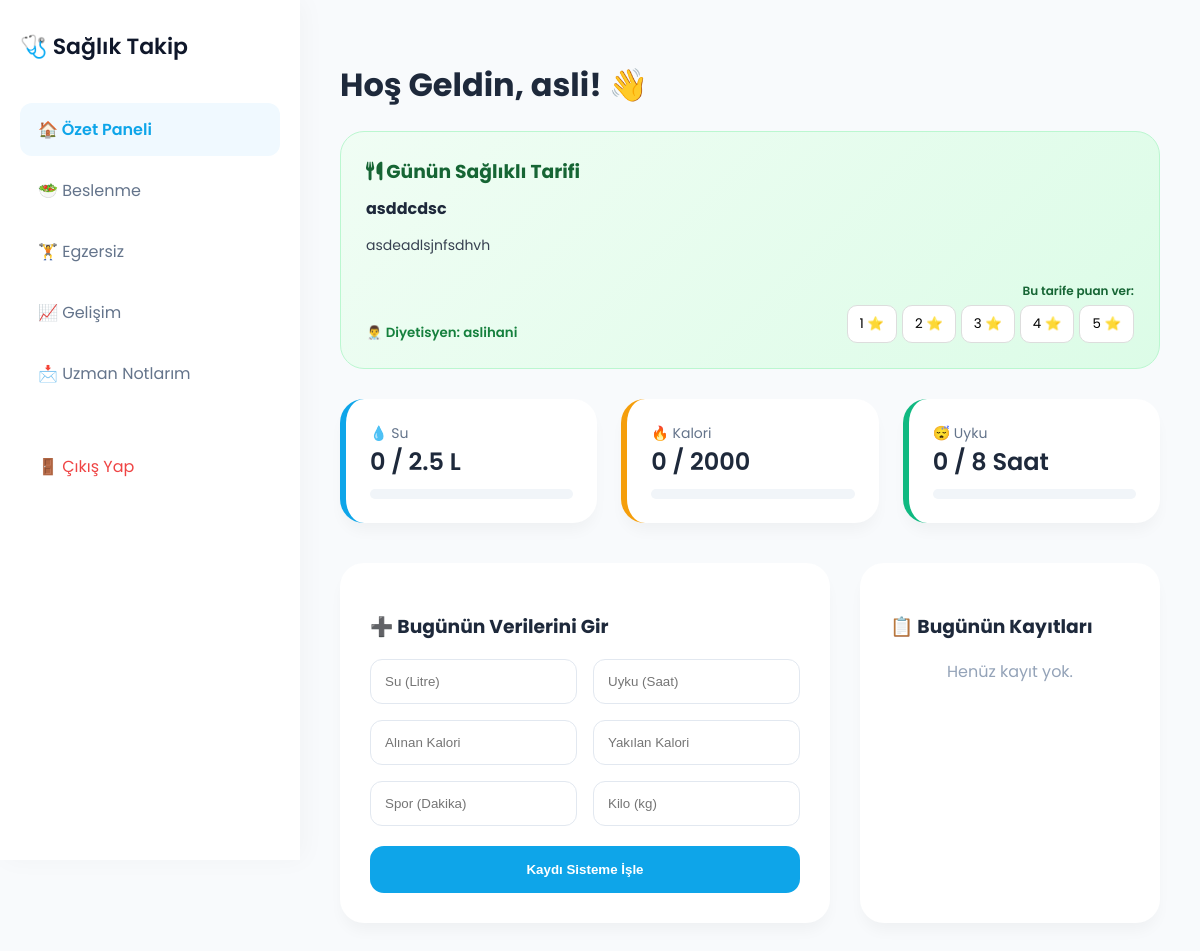
Before: /panel.php (signed in) with the older database file.
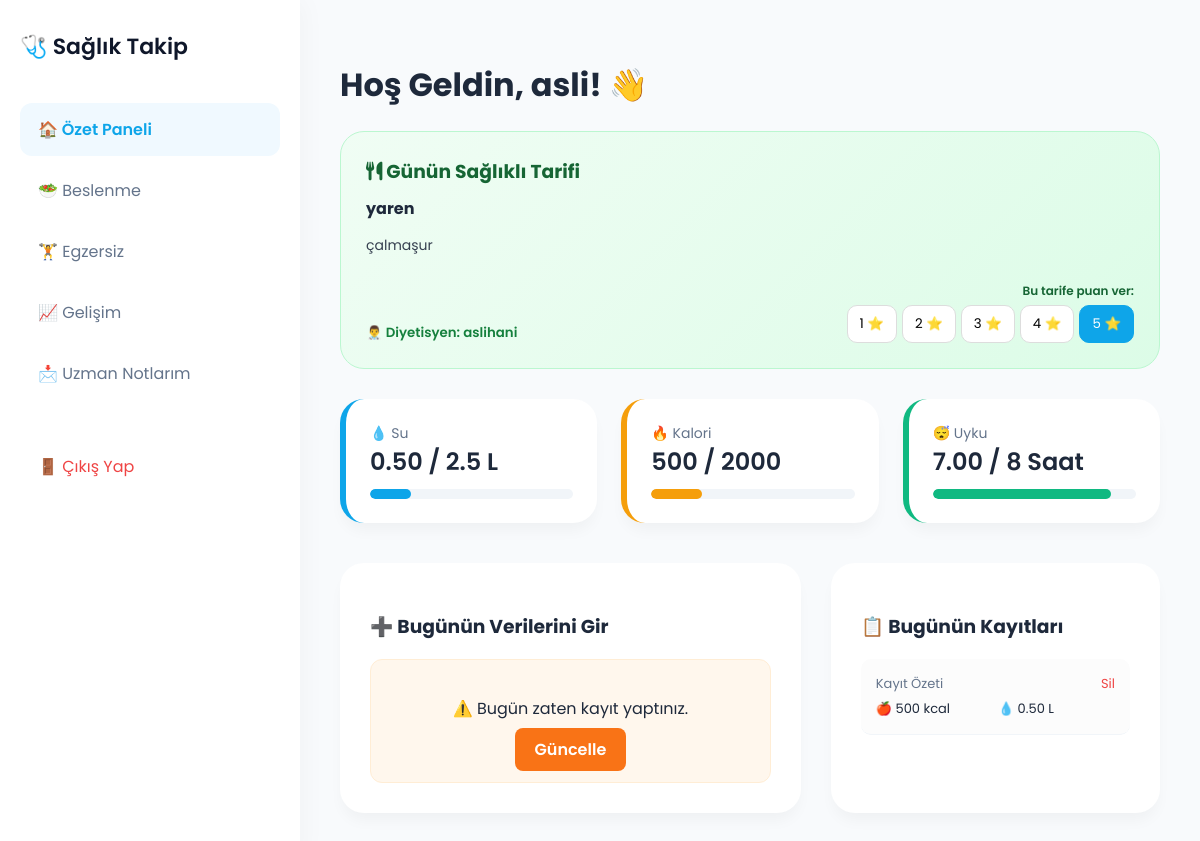
After: the same page with the newer database file.
### tables this page shows
CREATE TABLE `gunun_tarifi` (
  `id` int(11) NOT NULL,
  `diyetisyen_id` int(11) NOT NULL,
  `tarif_baslik` varchar(255) NOT NULL,
  `tarif_icerik` text NOT NULL,
  `ekleme_tarihi` timestamp NOT NULL DEFAULT current_timestamp()
);

CREATE TABLE `kullanicilar` (
  `id` int(11) NOT NULL,
  `ad_soyad` varchar(100) DEFAULT NULL,
  `kullanici_adi` varchar(50) NOT NULL,
  `email` varchar(100) DEFAULT NULL,
  `sifre` varchar(255) NOT NULL,
  `rol` enum('danışan','hoca','diyetisyen','admin') DEFAULT 'danışan',
  `diyetisyen_id` int(11) DEFAULT NULL,
  `hoca_id` int(11) DEFAULT NULL
);

CREATE TABLE `aktivite_kayitlari` (
  `id` int(11) NOT NULL,
  `user_id` int(11) DEFAULT NULL,
  `alinan_kalori` int(11) DEFAULT NULL,
  `yakilan_kalori` int(11) DEFAULT NULL,
  `su_miktari` decimal(4,2) DEFAULT NULL,
  `uyku_suresi` decimal(4,2) DEFAULT NULL,
  `guncel_kilo` decimal(5,2) DEFAULT NULL,
  `spor_suresi` int(11) DEFAULT NULL,
  `kayit_tarihi` date DEFAULT NULL,
  `yemek_detay` text DEFAULT NULL
);

### panel.php (the view, shortened to what the changed rows need)
<?php
include 'baglan.php';
$user_id = $_SESSION['user_id'];
$bugun = date('Y-m-d');
$tarif_sorgu = $conn->prepare("
    SELECT t.*, k.ad_soyad
    FROM gunun_tarifi t
    JOIN kullanicilar k ON t.diyetisyen_id = k.id
    ORDER BY t.id DESC LIMIT 1
");
$tarif_sorgu->execute();
$gunun_tarifi = $tarif_sorgu->fetch(PDO::FETCH_ASSOC);
$mevcut_puan = 0;
if ($gunun_tarifi) {
    $puan_cek = $conn->prepare("SELECT puan FROM tarif_puanlari WHERE tarif_id = ? AND user_id = ?");
    $puan_cek->execute([$gunun_tarifi['id'], $user_id]);
    $puan_veri = $puan_cek->fetch();
    if ($puan_veri) {
        $mevcut_puan = $puan_veri['puan'];
    }
}
$kontrol = $conn->prepare("SELECT id FROM aktivite_kayitlari WHERE user_id = ? AND kayit_tarihi = ?");
$kontrol->execute([$user_id, $bugun]);
$mevcut_kayit = $kontrol->fetch();
$sorgu = $conn->prepare("SELECT SUM(su_miktari) as t_su, SUM(alinan_kalori) as t_alinan, SUM(uyku_suresi) as t_uyku FROM aktivite_kayitlari WHERE user_id = ? AND kayit_tarihi = ?");
$sorgu->execute([$user_id, $bugun]);
$veri = $sorgu->fetch(PDO::FETCH_ASSOC);
$su = $veri['t_su'] ?? 0;
$alinan = $veri['t_alinan'] ?? 0;
$uyku = $veri['t_uyku'] ?? 0;
?>
<!DOCTYPE html>
<html lang="tr">
<head>
    <link rel="stylesheet" href="https://cdnjs.cloudflare.com/ajax/libs/font-awesome/6.0.0/css/all.min.css">
</head>
<body>
<div class="main">
    <h1>Hoş Geldin, <?php echo htmlspecialchars($_SESSION['ad_soyad']); ?>! 👋</h1>
    <?php if ($gunun_tarifi): ?>
        <div class="recipe-highlight">
            <h3 style="color: #166534; margin: 0;"><i class="fas fa-utensils"></i> Günün Sağlıklı Tarifi</h3>
            <h4 style="margin: 10px 0;"><?php echo htmlspecialchars($gunun_tarifi['tarif_baslik']); ?></h4>
            <p style="font-size: 14px; color: #374151;"><?php echo nl2br(htmlspecialchars($gunun_tarifi['tarif_icerik'])); ?></p>
            <div style="display: flex; justify-content: space-between; align-items: flex-end;">
                <small style="color: #15803d; font-weight: 600;">👨‍⚕️ Diyetisyen: <?php echo htmlspecialchars($gunun_tarifi['ad_soyad']); ?></small>
                <div style="text-align: right;">
                    <p style="font-size: 12px; font-weight: 600; margin-bottom: 5px; color: #166534;">Bu tarife puan ver:</p>
                    <form action="islem_v2.php?is=puan_ver" method="POST" style="display: flex; gap: 5px;">
                        <?php for($i=1; $i<=5; $i++): ?>
                            <button type="submit" name="puan" value="<?php echo $i; ?>"
                                    class="rating-btn <?php echo ($mevcut_puan == $i) ? 'active' : ''; ?>">
                                <?php echo $i; ?> ⭐
                            </button>
                        <?php endfor; ?>
                    </form>
                </div>
            </div>
        </div>
    <?php endif; ?>
    <div style="display: grid; grid-template-columns: repeat(3, 1fr); gap: 24px; margin-bottom: 40px;">
        <div class="stat-card" style="border-color: var(--blue);">
            <div style="font-size: 14px; color: #64748b;">💧 Su</div>
            <div style="font-size: 24px; font-weight: 600;"><?php echo $su; ?> / 2.5 L</div>
            <div class="progress-container">
                <div class="progress-bar" style="background: var(--blue); width: <?php echo min(($su/2.5)*100, 100); ?>%"></div>
            </div>
        </div>
        <div class="stat-card" style="border-color: var(--orange);">
            <div style="font-size: 14px; color: #64748b;">🔥 Kalori</div>
            <div style="font-size: 24px; font-weight: 600;"><?php echo round($alinan); ?> / 2000</div>
            <div class="progress-container">
                <div class="progress-bar" style="background: var(--orange); width: <?php echo min(($alinan/2000)*100, 100); ?>%"></div>
            </div>
        </div>
        <div class="stat-card" style="border-color: var(--green);">
            <div style="font-size: 14px; color: #64748b;">😴 Uyku</div>
            <div style="font-size: 24px; font-weight: 600;"><?php echo $uyku; ?> / 8 Saat</div>
            <div class="progress-container">
                <div class="progress-bar" style="background: var(--green); width: <?php echo min(($uyku/8)*100, 100); ?>%"></div>
            </div>
        </div>
    </div>
    <div style="display: grid; grid-template-columns: 1.4fr 1fr; gap: 30px;">
        <div style="background: white; padding: 30px; border-radius: 24px; box-shadow: 0 10px 15px -3px rgba(0,0,0,0.04);">
            <?php if ($mevcut_kayit): ?>
                <div style="background:#fff7ed; padding:20px; border-radius:12px; text-align:center; border:1px solid #ffedd5;">
                    <p>⚠️ Bugün zaten kayıt yaptınız.</p>
                    <a href="guncelle.php" style="background:#f97316; color:white; padding:10px 20px; border-radius:8px; text-decoration:none; font-weight:600;">Güncelle</a>
                </div>
            <?php else: ?>
                <form action="islem_v2.php?is=verileri_kaydet" method="POST">
                    <div style="display: grid; grid-template-columns: 1fr 1fr; gap: 16px; margin-bottom: 20px;">
                        <input type="number" step="0.1" name="su_miktari" placeholder="Su (Litre)" required style="padding:14px; border:1px solid #e2e8f0; border-radius:12px;">
                        <input type="number" step="0.1" name="uyku_suresi" placeholder="Uyku (Saat)" required style="padding:14px; border:1px solid #e2e8f0; border-radius:12px;">
                        <input type="number" name="alinan_kalori" placeholder="Alınan Kalori" required style="padding:14px; border:1px solid #e2e8f0; border-radius:12px;">
                        <input type="number" name="yakilan_kalori" placeholder="Yakılan Kalori" required style="padding:14px; border:1px solid #e2e8f0; border-radius:12px;">
                        <input type="number" name="spor_suresi" placeholder="Spor (Dakika)" required style="padding:14px; border:1px solid #e2e8f0; border-radius:12px;">
                        <input type="number" step="0.1" name="guncel_kilo" placeholder="Kilo (kg)" required style="padding:14px; border:1px solid #e2e8f0; border-radius:12px;">
                    </div>
                    <button type="submit" class="btn-submit">Kaydı Sisteme İşle</button>
                </form>
            <?php endif; ?>
        </div>
        <div style="background: white; padding: 30px; border-radius: 24px; box-shadow: 0 10px 15px -3px rgba(0,0,0,0.04);">
            <h3>📋 Bugünün Kayıtları</h3>
            <?php
            $liste = $conn->prepare("SELECT * FROM aktivite_kayitlari WHERE user_id = ? AND kayit_tarihi = ? ORDER BY id DESC");
            $liste->execute([$user_id, $bugun]);
            $satirlar = $liste->fetchAll();
            foreach ($satirlar as $k):
            ?>
            <div style="padding: 15px; border-bottom: 1px solid #f1f5f9; background: #fcfcfc; border-radius: 10px; margin-bottom: 10px;">
                <div style="display: flex; justify-content: space-between; align-items: center; margin-bottom: 5px;">
                    <span style="font-size: 13px; color: #64748b;">Kayıt Özeti</span>
                    <a href="islem_v2.php?is=kayit_sil&id=<?php echo $k['id']; ?>" onclick="return confirm('Silmek istediğine emin misin?')" style="color:#ef4444; font-size:13px; text-decoration:none;">Sil</a>
                </div>
                <div style="display: grid; grid-template-columns: 1fr 1fr; gap: 5px; font-size: 13px;">
                    <div>🍎 <?php echo $k['alinan_kalori']; ?> kcal</div>
                    <div>💧 <?php echo $k['su_miktari']; ?> L</div>
                </div>
            </div>
            <?php endforeach; ?>
            <?php if(!$satirlar): ?>
                <p style="text-align:center; color:#94a3b8;">Henüz kayıt yok.</p>
            <?php endif; ?>
        </div>
    </div>
</div>
</body>
</html>

Changed rows visible on the page:
removed gunun_tarifi: tarif_baslik "asddcdsc", tarif_icerik "asdeadlsjnfsdhvh", kullanicilar.ad_soyad "aslihani"
now on this page (row edited): gunun_tarifi: tarif_baslik "yaren", tarif_icerik "çalmaşur", kullanicilar.ad_soyad "aslihani"
added aktivite_kayitlari: alinan_kalori "500", su_miktari "0.50"
Other visible differences:
$su: "0" → "0.50"
$alinan: "0" → "500"
$uyku: "0" → "7.00"
text no longer shown: "Kaydı Sisteme İşle Henüz kayıt yok."
text now shown: "⚠️ Bugün zaten kayıt yaptınız. Güncelle"
